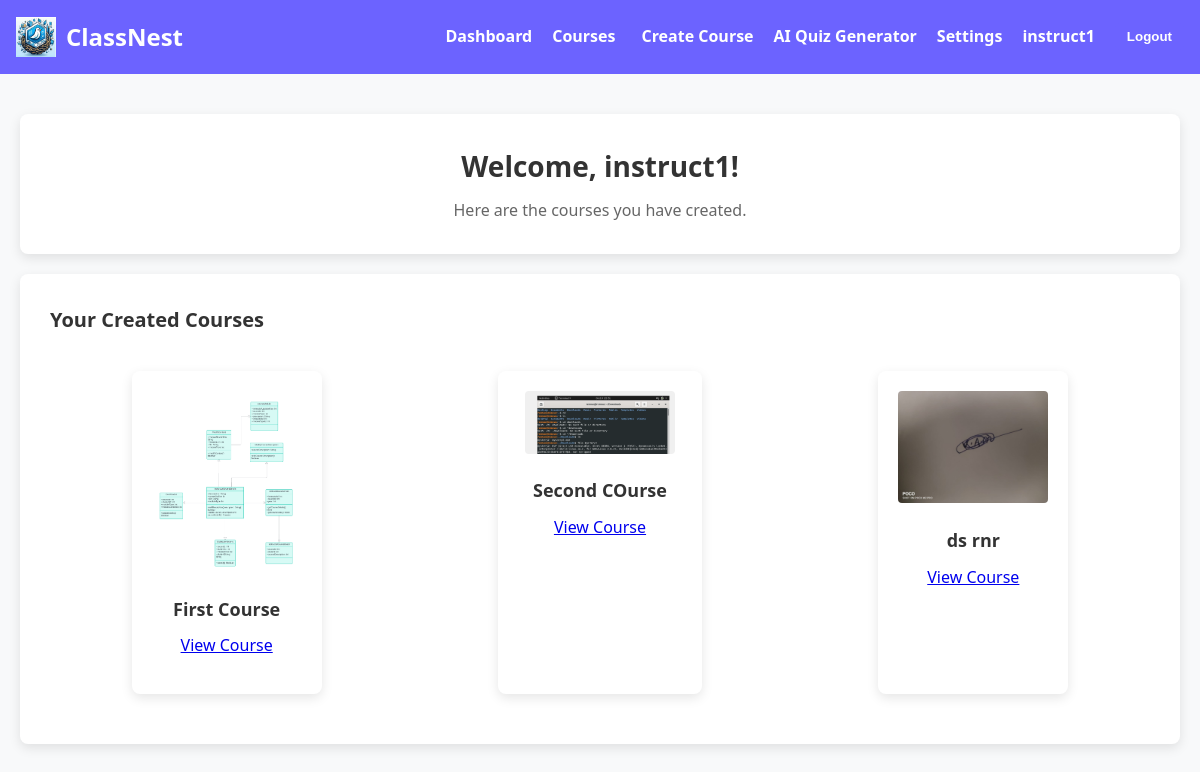
Page /dashboard/ (signed in) on the committed database.
### classnest_Base/models.py (models this page shows, shortened)
class Course(models.Model):
    title = models.CharField(max_length=255)
    description = models.TextField()
    instructor = models.ForeignKey(User, on_delete=models.CASCADE, related_name='instructed_courses')
    students = models.ManyToManyField(User, related_name='enrolled_courses', blank=True)
    thumbnail = models.ImageField(upload_to='course_thumbnails/', blank=True, null=True)  # Add this line

### classnest_Base/views.py (the view)
# urls.py: path('dashboard/', views.dashboard_view, name='dashboard'),
@login_required
def dashboard_view(request):
    is_instructor = request.user.groups.filter(name='Instructor').exists()
    if is_instructor:
        instructed_courses = Course.objects.filter(instructor=request.user)
        return render(request, 'classnest_Base/dashboard.html', {
            'is_instructor': is_instructor,
            'instructed_courses': instructed_courses
        })
    else:
        enrolled_courses = request.user.enrolled_courses.all()
        return render(request, 'classnest_Base/dashboard.html', {
            'is_instructor': is_instructor,
            'enrolled_courses': enrolled_courses
        })

### classnest_Base/templates/classnest_Base/dashboard.html (shortened to what this page needs)
<!DOCTYPE html>
<html lang="en">
<head>
  {% load static %}
  <link rel="stylesheet" href="{% static 'classnest_Base/css/dashboard_styles.css' %}">
</head>
<body>
  <header class="navbar">
    <div class="navbar-container">
      <div class="logo">
        <img src="{% static 'classnest_Base/img/app_icon.png' %}" alt="Logo Icon" class="logo-icon">
        ClassNest
      </div>
      <nav class="nav-links">
        <a href="{% url 'dashboard' %}">Dashboard</a>
        <a href="{% url 'courses' %}">Courses</a>
        {% if is_instructor %}
          <a href="{% url 'create-course' %}" class="create-course-btn">
             Create Course
          </a>
        {% endif %}
        <a href="#">AI Quiz Generator</a>
        <a href="{% url 'password_change' %}">Settings</a>
        <span class="user-info">{{ request.user.username }}</span>
        <form action="{% url 'logout' %}" method="post" style="display: inline;">
          <button type="submit" class="logout-btn">Logout</button>
        </form>
      </nav>
    </div>
  </header>
  <div class="dashboard-container">
    <div class="welcome-section">
      <h1 class="title">Welcome, {{ request.user.username }}!</h1>
      {% if is_instructor %}
        <p class="subtitle">Here are the courses you have created.</p>
      {% else %}
        <p class="subtitle">Here's an overview of your enrolled courses.</p>
      {% endif %}
    </div>
    <div class="courses-section">
      {% if is_instructor %}
        <h2 class="section-title">Your Created Courses</h2>
        {% if instructed_courses %}
          <div class="courses-grid">
            {% for course in instructed_courses %}
              <div class="course-card">
                <img src="{{ course.thumbnail.url }}" alt="{{ course.title }} Thumbnail" class="course-thumbnail">
                <div class="course-details">
                  <h3>{{ course.title }}</h3>
                  <a href="{% url 'course-detail' course.id %}" class="course-link">View Course</a>
                </div>
              </div>
            {% endfor %}
          </div>
        {% else %}
          <p class="empty-message">You haven't created any courses yet.</p>
        {% endif %}
      {% endif %}
    </div>
  </div>
</body>
</html>

### classnest_Base/static/classnest_Base/css/dashboard_styles.css (style rules this page uses)
* { margin: 0; padding: 0; box-sizing: border-box; }
body { font-family: 'Segoe UI', Tahoma, Geneva, Verdana, sans-serif; background-color: #f8f9fa; color: #333; padding: 0; line-height: 1.6; }
.navbar { background-color: #6c63ff; color: #fff; padding: 16px; text-align: center; }
.navbar-container { max-width: 1200px; margin: 0 auto; display: flex; justify-content: space-between; align-items: center; }
.logo { font-size: 24px; font-weight: bold; }
.nav-links { display: flex; align-items: center; gap: 20px; }
.nav-links a, .user-info { color: #fff; text-decoration: none; font-weight: bold; }
.create-course-btn { padding: 8px 0px; border-radius: 6px; font-weight: bold; color: #fff; text-decoration: none; display: flex; align-items: center; gap: 6px; transition: background-color 0.3s ease; }
.user-info { font-weight: bold; }
.dashboard-container { max-width: 1200px; margin: 40px auto; padding: 0 20px; }
.welcome-section { background-color: #fff; padding: 30px; border-radius: 8px; box-shadow: 0 4px 12px rgba(0, 0, 0, 0.1); text-align: center; margin-bottom: 20px; }
.title { font-size: 28px; font-weight: bold; color: #333; }
.subtitle { color: #666; margin-top: 10px; }
.courses-section { background-color: #fff; padding: 30px; border-radius: 8px; box-shadow: 0 4px 12px rgba(0, 0, 0, 0.1); }
.section-title { font-size: 20px; font-weight: bold; margin-bottom: 15px; color: #333; }
.courses-grid { display: grid; gap: 20px; }
.logo { display: flex; align-items: center; font-size: 24px; font-weight: bold; }
.logo-icon { width: 40px; height: 40px; margin-right: 10px; }
.logout-btn { background-color: #6c63ff; color: #fff; border: none; padding: 6px 12px; border-radius: 4px; cursor: pointer; font-weight: bolder; transition: background-color 0.3s ease; }
.courses-grid { display: grid; grid-template-columns: repeat(auto-fit, minmax(250px, 1fr)); gap: 20px; }
.course-card { max-width: 300px; margin: 20px auto; background-color: white; border-radius: 8px; box-shadow: 0 4px 12px rgba(0, 0, 0, 0.1); padding: 20px; text-align: center; }
.course-thumbnail { width: 150px; height: auto; border-radius: 4px; }
.course-details { padding: 15px; }
.course-details h3 { font-size: 18px; margin-bottom: 10px; color: #333; }

### rows in the picture
Course: thumbnail (picture), title "First Course"
Course: thumbnail (picture), title "Second COurse"
Course: thumbnail (picture), title "ds rnr"

### other values in the picture
{{ request.user.username }} "instruct1"
